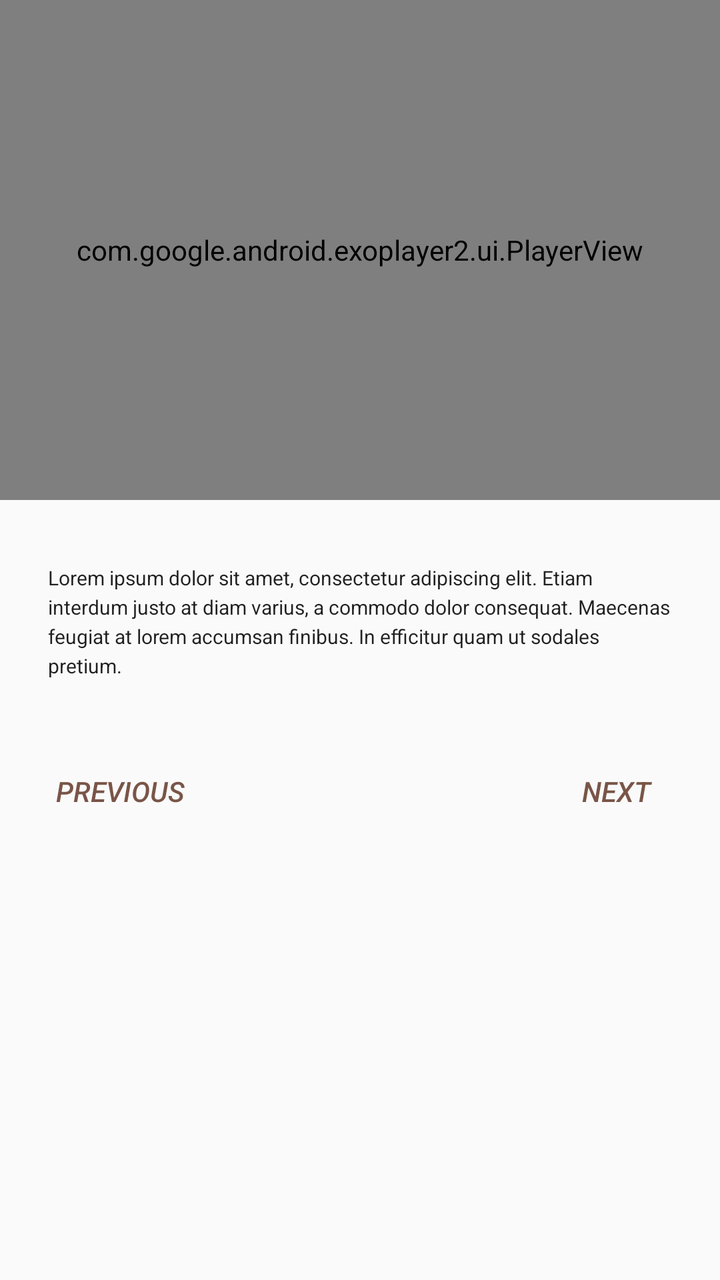
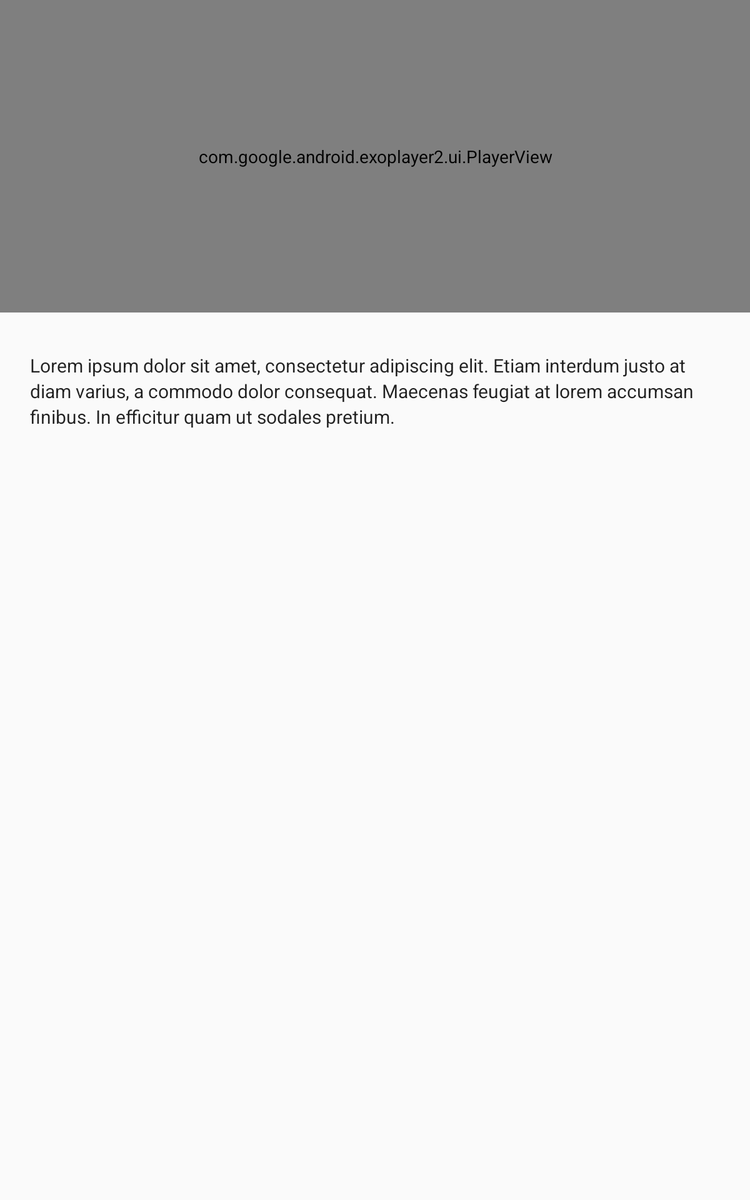

First picture: res/layout/ on a phone held upright. Second picture: the repository's own variant of that layout, on a device whose configuration matches the variant's folder. Source for both follows.
<!-- AndroidManifest.xml: application theme AppTheme -->
<!-- res/layout/recipe_step_details.xml -->
<?xml version="1.0" encoding="utf-8"?>
<ScrollView xmlns:app="http://schemas.android.com/apk/res-auto"
    xmlns:tools="http://schemas.android.com/tools"
    android:layout_width="match_parent"
    android:layout_height="match_parent"
    xmlns:android="http://schemas.android.com/apk/res/android">

<android.support.constraint.ConstraintLayout
    android:layout_width="match_parent"
    android:layout_height="wrap_content"
    android:orientation="vertical"
    tools:ignore="MissingDefaultResource">

    <com.google.android.exoplayer2.ui.PlayerView
        android:id="@+id/player_view"
        android:layout_width="match_parent"
        android:layout_height="250dp"
        android:layout_gravity="center"
        android:background="@android:color/black"
        app:controller_layout_id="@layout/exoplayer_controls"
        app:fastforward_increment="1000"
        app:rewind_increment="1000"
        app:layout_constraintEnd_toEndOf="parent"
        app:layout_constraintStart_toStartOf="parent"
        app:layout_constraintTop_toTopOf="parent" />

    <ImageView
        android:id="@+id/iv_video_thumbnail"
        android:layout_width="match_parent"
        android:layout_height="250dp"
        android:scaleType="centerCrop"
        android:visibility="gone"
        android:contentDescription="@string/ingredients_and_steps"
        app:layout_constraintStart_toStartOf="parent"
        app:layout_constraintTop_toTopOf="parent" />

    <TextView
        android:id="@+id/tv_no_video"
        android:layout_width="match_parent"
        android:layout_height="250dp"
        android:background="@android:color/black"
        android:gravity="center"
        android:text="@string/no_video_available"
        android:textColor="@android:color/white"
        android:textSize="24sp"
        android:visibility="gone"
        app:layout_constraintStart_toStartOf="parent"
        app:layout_constraintTop_toTopOf="parent" />

    <TextView
        android:id="@+id/tv_description_step_detail"
        android:layout_width="match_parent"
        android:layout_height="wrap_content"
        android:layout_marginTop="8dp"
        android:lineSpacingExtra="3sp"
        android:padding="24dp"
        android:textAllCaps="false"
        android:textAppearance="?attr/textAppearanceListItem"
        android:textSize="@dimen/text_size_small"
        app:layout_constraintEnd_toEndOf="parent"
        app:layout_constraintHorizontal_bias="0.0"
        app:layout_constraintStart_toStartOf="parent"
        app:layout_constraintTop_toBottomOf="@+id/player_view"
        tools:context="ui.fragments.StepDetailsFragment"
        tools:text="Lorem ipsum dolor sit amet, consectetur adipiscing elit. Etiam interdum justo at diam varius, a commodo dolor consequat. Maecenas feugiat at lorem accumsan finibus. In efficitur quam ut sodales pretium." />


    <Button
        android:id="@+id/btn_previous_step"
        style="@style/Widget.AppCompat.Button.Borderless"
        android:layout_width="wrap_content"
        android:layout_height="wrap_content"
        android:layout_marginStart="16dp"
        android:layout_marginTop="8dp"
        android:layout_marginBottom="8dp"
        android:text="@string/previous_step"
        android:textColor="@color/colorPrimary"
        android:textStyle="italic"
        app:layout_constraintBottom_toBottomOf="parent"
        app:layout_constraintStart_toStartOf="parent"
        app:layout_constraintTop_toBottomOf="@+id/tv_description_step_detail" />

    <Button
        android:id="@+id/btn_next_step"
        style="@style/Widget.AppCompat.Button.Borderless"
        android:layout_width="wrap_content"
        android:layout_height="wrap_content"
        android:layout_marginTop="8dp"
        android:layout_marginEnd="8dp"
        android:layout_marginBottom="8dp"
        android:contentDescription="@string/next"
        android:text="@string/next_step"
        android:textColor="@color/colorPrimary"
        android:textStyle="italic"
        app:layout_constraintBottom_toBottomOf="parent"
        app:layout_constraintEnd_toEndOf="parent"
        app:layout_constraintTop_toBottomOf="@+id/tv_description_step_detail" />

    </android.support.constraint.ConstraintLayout>
</ScrollView>
<!-- resources referenced by this layout -->
<resources>
  <color name="colorPrimary">#795548</color>
  <dimen name="text_size_small">10sp</dimen>
  <string name="ingredients_and_steps">Ingredients and Steps</string>
  <string name="next">Next</string>
  <string name="next_step">Next</string>
  <string name="no_video_available">No video available</string>
  <string name="previous_step">Previous</string>
  <style name="AppTheme" parent="Theme.AppCompat.Light.NoActionBar">
          
          <item name="colorPrimary">@color/colorPrimary</item>
          <item name="colorPrimaryDark">@color/colorPrimaryDark</item>
          <item name="colorAccent">@color/colorAccent</item>
          <item name="android:actionMenuTextColor">@color/text_white</item>
          <item name="drawerArrowStyle">@style/customHomeButton</item>
      </style>
  <color name="colorPrimaryDark">#5D4037</color>
  <color name="colorAccent">#9E9E9E</color>
  <color name="text_white">#FFFFFF</color>
  <style name="customHomeButton" parent="@style/Widget.AppCompat.DrawerArrowToggle">
          <item name="spinBars">true</item>
          <item name="color">@android:color/white</item>
      </style>
</resources>
<!-- res/layout-sw600dp/recipe_step_details.xml (the repository's variant of the layout above) -->
<!-- drawn on a 7-inch tablet held upright -->
<?xml version="1.0" encoding="utf-8"?>
<ScrollView xmlns:app="http://schemas.android.com/apk/res-auto"
    xmlns:tools="http://schemas.android.com/tools"
    android:layout_width="match_parent"
    android:layout_height="match_parent"
    xmlns:android="http://schemas.android.com/apk/res/android">

<android.support.constraint.ConstraintLayout
    android:layout_width="match_parent"
    android:layout_height="wrap_content"
    android:orientation="vertical"
    tools:ignore="MissingDefaultResource">


    <com.google.android.exoplayer2.ui.PlayerView
        android:id="@+id/player_view"
        android:layout_width="match_parent"
        android:layout_height="250dp"
        android:layout_gravity="center"
        android:background="@android:color/black"
        app:fastforward_increment="1000"
        app:rewind_increment="1000"
        app:layout_constraintEnd_toEndOf="parent"
        app:layout_constraintStart_toStartOf="parent"
        app:layout_constraintTop_toTopOf="parent" />

    <ImageView
        android:id="@+id/iv_video_thumbnail"
        android:layout_width="match_parent"
        android:layout_height="250dp"
        android:scaleType="centerCrop"
        android:visibility="gone"
        android:contentDescription="@string/ingredients_and_steps"
        app:layout_constraintStart_toStartOf="parent"
        app:layout_constraintTop_toTopOf="parent" />

    <TextView
        android:id="@+id/tv_no_video"
        android:layout_width="match_parent"
        android:layout_height="250dp"
        android:background="@android:color/black"
        android:gravity="center"
        android:text="@string/no_video_available"
        android:textColor="@android:color/white"
        android:textSize="24sp"
        android:visibility="gone"
        app:layout_constraintStart_toStartOf="parent"
        app:layout_constraintTop_toTopOf="parent" />

    <TextView
        android:id="@+id/tv_description_step_detail"
        android:layout_width="match_parent"
        android:layout_height="wrap_content"
        android:layout_marginTop="8dp"
        android:lineSpacingExtra="3sp"
        android:padding="24dp"
        android:textAllCaps="false"
        android:textAppearance="?attr/textAppearanceListItem"
        android:textSize="@dimen/text_size_title"
        app:layout_constraintEnd_toEndOf="parent"
        app:layout_constraintHorizontal_bias="0.0"
        app:layout_constraintStart_toStartOf="parent"
        app:layout_constraintTop_toBottomOf="@+id/player_view"
        tools:context="ui.fragments.StepDetailsFragment"
        tools:text="Lorem ipsum dolor sit amet, consectetur adipiscing elit. Etiam interdum justo at diam varius, a commodo dolor consequat. Maecenas feugiat at lorem accumsan finibus. In efficitur quam ut sodales pretium." />


    <Button
        android:id="@+id/btn_previous_step"
        style="@style/Widget.AppCompat.Button.Borderless"
        android:layout_width="wrap_content"
        android:layout_height="wrap_content"
        android:layout_marginStart="16dp"
        android:layout_marginTop="8dp"
        android:layout_marginBottom="8dp"
        android:text="@string/previous_step"
        android:textColor="@color/colorPrimary"
        android:textStyle="italic"
        android:visibility="gone"
        app:layout_constraintBottom_toBottomOf="parent"
        app:layout_constraintStart_toStartOf="parent"
        app:layout_constraintTop_toBottomOf="@+id/tv_description_step_detail" />

    <Button
        android:id="@+id/btn_next_step"
        style="@style/Widget.AppCompat.Button.Borderless"
        android:layout_width="wrap_content"
        android:layout_height="wrap_content"
        android:layout_marginTop="8dp"
        android:layout_marginEnd="16dp"
        android:contentDescription="@string/next"
        android:text="@string/next_step"
        android:textColor="@color/colorPrimary"
        android:textStyle="italic"
        android:visibility="gone"
        app:layout_constraintEnd_toEndOf="parent"
        app:layout_constraintTop_toBottomOf="@+id/tv_description_step_detail" />

</android.support.constraint.ConstraintLayout>
</ScrollView>
<!-- resources referenced by the variant -->
<!-- as a 7-inch tablet held upright resolves them -->
<resources>
  <color name="colorPrimary">#795548</color>
  <dimen name="text_size_title">15sp</dimen>
  <string name="ingredients_and_steps">Ingredients and Steps</string>
  <string name="next">Next</string>
  <string name="next_step">Next</string>
  <string name="no_video_available">No video available</string>
  <string name="previous_step">Previous</string>
  <style name="AppTheme" parent="Theme.AppCompat.Light.NoActionBar">
          
          <item name="colorPrimary">@color/colorPrimary</item>
          <item name="colorPrimaryDark">@color/colorPrimaryDark</item>
          <item name="colorAccent">@color/colorAccent</item>
          <item name="android:actionMenuTextColor">@color/text_white</item>
          <item name="drawerArrowStyle">@style/customHomeButton</item>
      </style>
  <color name="colorPrimaryDark">#5D4037</color>
  <color name="colorAccent">#9E9E9E</color>
  <color name="text_white">#FFFFFF</color>
  <style name="customHomeButton" parent="@style/Widget.AppCompat.DrawerArrowToggle">
          <item name="spinBars">true</item>
          <item name="color">@android:color/white</item>
      </style>
</resources>
